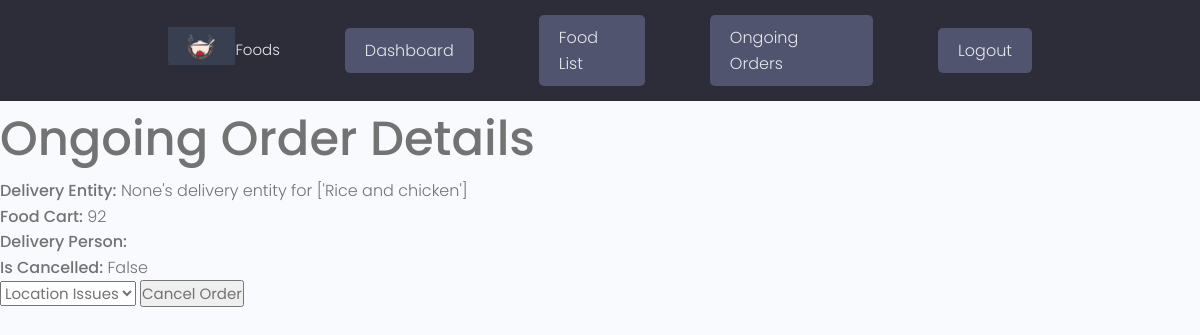
Screenshot of /ongoing-order/28/ (signed in) with the database file from the repository.
### Orders/models.py (models this page shows, shortened)
class OngoingOrder(models.Model):
    LOCATION_ISSUES = 'LOCATION ISSUES'
    DELIVERY_ISSUES = 'DELIVERY ISSUES'
    FOOD_ISSUES = 'FOOD ISSUES'
    OTHER = 'OTHER'
    CANCEL_REASON_CHOICES = [
        (LOCATION_ISSUES, 'Location Issues'),
        (DELIVERY_ISSUES, 'Delivery Issues'),
        (FOOD_ISSUES, 'Food Issues'),
        (OTHER, 'Other'),
    ]
    delivery_entity = models.OneToOneField(DeliveryEntity, on_delete=models.CASCADE, null=True, blank=True)
    is_cancelled = models.BooleanField(default=False)
    cancel_reason = models.CharField(max_length=50, choices=CANCEL_REASON_CHOICES, blank=True)
    created = models.DateField(auto_now_add=True, null=True, blank=True)
    updated = models.DateField(auto_now=True, null=True, blank=True)
    class Meta:
        ordering = ['-created']

class DeliveryEntity(models.Model):
    food_cart = models.ForeignKey(FoodCart, on_delete=models.CASCADE, blank=True, null=True)
    session_id = models.CharField(max_length=500, blank=True,null=True)
    phone_number = models.CharField(max_length=20, null=True, blank=True)
    owner = models.ForeignKey(Customer, on_delete=models.CASCADE, null=True, blank=True)
    delivery_person = models.ForeignKey(DeliveryPerson, on_delete=models.SET_NULL, null=True, blank=True)
    address = models.CharField(max_length=500)
    is_active = models.BooleanField(default=True)
    ongoing_status = models.BooleanField(default=False)
    is_accepted = models.BooleanField(default=False)
    accept_delivery = models.BooleanField(default=False)
    created = models.DateField(auto_now_add=True, null=True, blank=True)
    updated = models.DateField(auto_now=True, null=True, blank=True)
    objects = models.Manager()
    active_objects = IsActiveManager()
    class Meta:
        ordering = ['-created']
    def __str__(self):
        if self.owner:
            return f"{self.owner.user.username}'s delivery entity for {[ordered_food.food.name for ordered_food in self.food_cart.ordered_food.all()]}"
        else:
            return f"{self.session_id}'s delivery entity for {[ordered_food.food.name for ordered_food in self.food_cart.ordered_food.all()]}"

class FoodCart(models.Model):
    user = models.ForeignKey(Customer, on_delete=models.CASCADE, blank=True, null=True)
    session_id = models.CharField(max_length=500, blank=True, null=True)
    ordered_food = models.ManyToManyField(OrderedFood, blank=True)
    date_created = models.DateTimeField(auto_now_add=True)
    date_checked_out = models.DateTimeField(null=True, blank=True)
    is_checked_out = models.BooleanField(default=False)
    created = models.DateField(auto_now_add=True, null=True, blank=True)
    updated = models.DateField(auto_now=True, null=True, blank=True)

class OrderedFood(models.Model):
    user = models.ForeignKey(Customer, on_delete=models.CASCADE, blank=True, null=True)
    session_id = models.CharField(max_length=500, blank=True, null=True)
    food = models.ForeignKey(Food, on_delete=models.CASCADE)
    optional_items = models.ManyToManyField(OptionalItem, through='OrderedOptionalItem')
    food_quantity = models.IntegerField(default=1, blank=True, null=True)
    created = models.DateField(auto_now_add=True, null=True, blank=True)
    updated = models.DateField(auto_now=True, null=True, blank=True)

class Food(models.Model):
    name = models.CharField(max_length=225)
    description = models.TextField()
    tags = models.ManyToManyField(Tag)
    price = models.FloatField(default=0.00)
    optional_items = models.ManyToManyField('OptionalItem', related_name='foods')
    picture = models.ImageField(upload_to='media')
    is_active = models.BooleanField(default=True)
    objects = models.Manager()
    active_objects = IsActiveManager()

### Orders/views.py (the view)
# urls.py: path('ongoing-order/<int:pk>/', views.OngoingOrderDetailView.as_view(), name='ongoing_order_detail'),
class OngoingOrderDetailView(AdminRequiredMixin, View):
    def get(self, request, pk):
        ongoing_order = get_object_or_404(OngoingOrder, id=pk)
        context = {'ongoing_order': ongoing_order}
        return render(request, 'orders/ongoing-order-detail.html', context)

### Orders/context_processors.py (called while the page is built)
def food_cart_items_count(request):
    cart_total = 0
    if request.user.is_authenticated:
        selected_cart = FoodCart.objects.filter(user=request.user.customer, is_checked_out=False).first()
        if selected_cart is not None:
            cart_total = selected_cart.ordered_food.count()
    else:
        selected_cart = FoodCart.objects.filter(session_id=unauthenticated_user_session_id(request),
                                                is_checked_out=False).first()
        if selected_cart is not None:
            cart_total = selected_cart.ordered_food.count()
    return {"cart_total": cart_total}

### Orders/views.py (called while the page is built)
    def test_func(self):
        return self.request.user.is_superuser

### Orders/templates/orders/ongoing-order-detail.html (shortened to what this page needs)
{% extends 'main.html' %}
{% block content %}
    <h1>Ongoing Order Details</h1>
    <p><strong>Delivery Entity:</strong> {{ ongoing_order.delivery_entity }}</p>
    <p><strong>Food Cart:</strong> {{ ongoing_order.delivery_entity.food_cart.id }}</p>
    <p><strong>Delivery Person:</strong> {{ ongoing_order.delivery_person }}</p>
    <p><strong>Is Cancelled:</strong> {{ ongoing_order.is_cancelled }}</p>
    {% if ongoing_order.is_cancelled %}
        <p><strong>Cancel Reason:</strong> {{ ongoing_order.get_cancel_reason_display }}</p>
    {% else %}
        <form method="post" action="{% url 'cancel_order' ongoing_order.id %}">
            <select name="cancel_reason">
                {% for choice in ongoing_order.CANCEL_REASON_CHOICES %}
                    <option value="{{ choice.0 }}">{{ choice.1 }}</option>
                {% endfor %}
            </select>
            <button type="submit">Cancel Order</button>
        </form>
    {% endif %}
{% endblock %}

### static/styles/app.css (style rules this page uses)
:root { --color-sub: #2d2d39; }

### static/uikit/styles/modules/_variables.css (style rules this page uses)
:root { --color-main: #5aa5b9; --color-main-light: #e6faff; --color-sub: #3f4156; --color-sub-light: #51546e; --color-sub-lighter: #ededfd; --color-text: #737373; --color-gray: #8b8b8b; --color-light: #e5e7eb; --color-light-gray: #767676; --color-bg: #f8fafd; --color-white: #fffefd; --color-white-light: #f3f3f3; --color-success: #359e64; --color-success-bg: #def8e8; --color-error: #fc4b0b; --color-error-bg: #fff2ee; --font-base: 'Poppins', arial, helvetica, 'Segoe UI', roboto, ubuntu, sans-serif; --font-monospace: 'Fira Code', 'Courier New', courier, monospace; --font-regular: 300; --font-medium: 500; --font-bold: 700; --generic-shadow: 1px 1px 5px #00000010; --generic-transition: all 0.3s ease-in-out; }

### static/uikit/styles/modules/_base.css (style rules this page uses)
* { margin: 0; padding: 0; box-sizing: border-box; text-rendering: optimizeLegibility; color: inherit; font-size: inherit; }
html { font-size: 50%; }
@media only screen and (min-width: 480px) { html { font-size: 56.25%; } }
@media only screen and (min-width: 1200px) { html { font-size: 62.5%; } }
body { line-height: 1.6; font-weight: 400; font-size: 1.5rem; color: var(--color-text); background-color: var(--color-bg); min-height: 100vh; }

### static/uikit/styles/modules/_typography.css (style rules this page uses)
* { font-family: var(--font-base); }
h1 { font-size: 4.8rem; font-weight: var(--font-medium); }
p, span, strong { font-size: 1.6rem; color: var(--color-text); font-weight: var(--font-regular); }
strong { font-weight: var(--font-medium); }

### rows the page displays
OngoingOrder: delivery_entity "None's delivery entity for ['Rice and chicken']", delivery_entity.food_cart.id "92", is_cancelled "False", cancel_reason "Location Issues"
